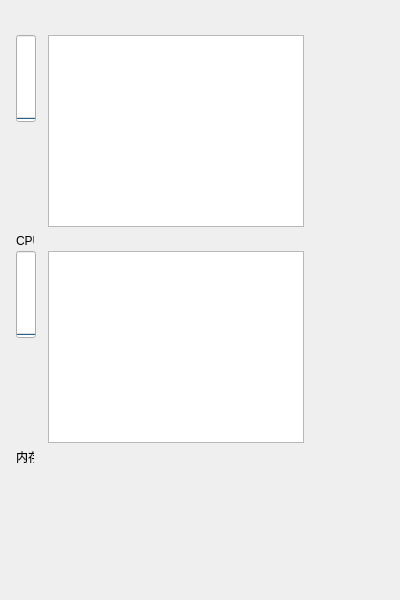
<?xml version="1.0" encoding="UTF-8"?>
<ui version="4.0">
 <class>CpuState</class>
 <widget class="QWidget" name="CpuState">
  <property name="geometry">
   <rect>
    <x>0</x>
    <y>0</y>
    <width>400</width>
    <height>600</height>
   </rect>
  </property>
  <property name="windowTitle">
   <string>Form</string>
  </property>
  <widget class="QLabel" name="label">
   <property name="geometry">
    <rect>
     <x>16</x>
     <y>233</y>
     <width>18</width>
     <height>16</height>
    </rect>
   </property>
   <property name="text">
    <string>CPU</string>
   </property>
   <property name="alignment">
    <set>Qt::AlignLeading|Qt::AlignLeft|Qt::AlignVCenter</set>
   </property>
  </widget>
  <widget class="QGraphicsView" name="graphicsView">
   <property name="geometry">
    <rect>
     <x>48</x>
     <y>35</y>
     <width>256</width>
     <height>192</height>
    </rect>
   </property>
  </widget>
  <widget class="QProgressBar" name="progressBar_3">
   <property name="geometry">
    <rect>
     <x>16</x>
     <y>251</y>
     <width>20</width>
     <height>87</height>
    </rect>
   </property>
   <property name="value">
    <number>0</number>
   </property>
   <property name="alignment">
    <set>Qt::AlignCenter</set>
   </property>
   <property name="textVisible">
    <bool>false</bool>
   </property>
   <property name="orientation">
    <enum>Qt::Vertical</enum>
   </property>
   <property name="invertedAppearance">
    <bool>false</bool>
   </property>
   <property name="textDirection">
    <enum>QProgressBar::TopToBottom</enum>
   </property>
  </widget>
  <widget class="QProgressBar" name="progressBar_2">
   <property name="geometry">
    <rect>
     <x>16</x>
     <y>35</y>
     <width>20</width>
     <height>87</height>
    </rect>
   </property>
   <property name="value">
    <number>0</number>
   </property>
   <property name="orientation">
    <enum>Qt::Vertical</enum>
   </property>
  </widget>
  <widget class="QLabel" name="label_2">
   <property name="geometry">
    <rect>
     <x>16</x>
     <y>449</y>
     <width>18</width>
     <height>16</height>
    </rect>
   </property>
   <property name="text">
    <string>内存</string>
   </property>
  </widget>
  <widget class="QGraphicsView" name="graphicsView_2">
   <property name="geometry">
    <rect>
     <x>48</x>
     <y>251</y>
     <width>256</width>
     <height>192</height>
    </rect>
   </property>
  </widget>
 </widget>
 <resources/>
 <connections/>
</ui>
